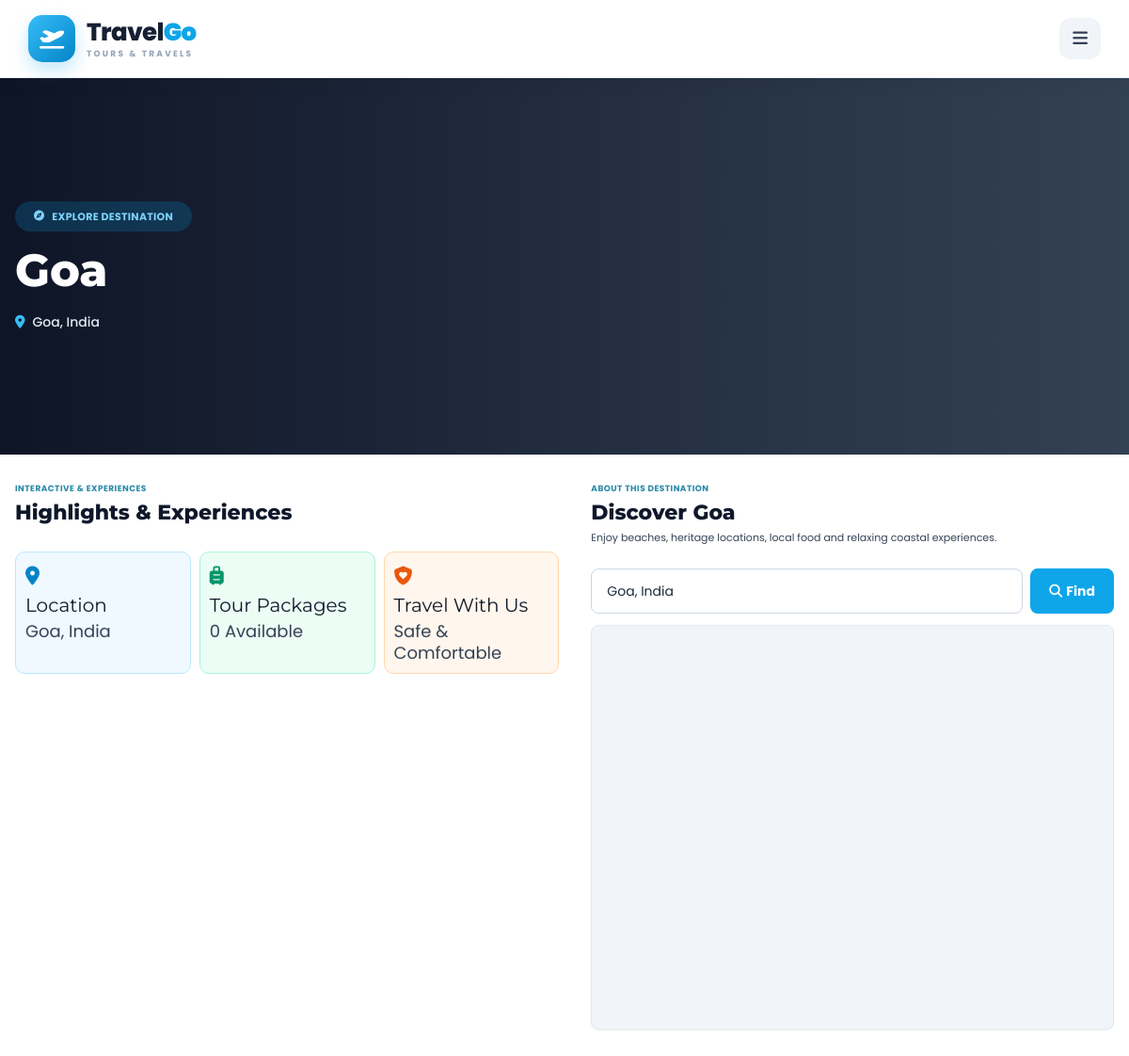
The page /destination-details.php?id=2 (signed in) on the database its author committed.
### tables this page shows
CREATE TABLE `destinations` (
  `id` INT UNSIGNED NOT NULL AUTO_INCREMENT,
  `name` VARCHAR(150) NOT NULL,
  `slug` VARCHAR(180) NOT NULL,
  `location` VARCHAR(150) DEFAULT NULL,
  `description` TEXT DEFAULT NULL,
  `image` VARCHAR(255) DEFAULT NULL,
  `gallery_images` LONGTEXT DEFAULT NULL,
  `created_at` TIMESTAMP NOT NULL DEFAULT CURRENT_TIMESTAMP,
  PRIMARY KEY (`id`),
  UNIQUE KEY `uk_destinations_slug` (`slug`),
  KEY `idx_destinations_name` (`name`)
);

### destination-details.php (the view, shortened to what this page needs)
<?php
require_once "config/database.php";
$id = isset($_GET['id']) ? (int) $_GET['id'] : 0;
$stmt = $pdo->prepare("SELECT * FROM destinations WHERE id = ? LIMIT 1");
$stmt->execute([$id]);
$destination = $stmt->fetch(PDO::FETCH_ASSOC);
$packageStmt = $pdo->prepare("SELECT * FROM packages WHERE destination_id = ? AND status = 'active' ORDER BY id DESC");
$packageStmt->execute([$id]);
$packages = $packageStmt->fetchAll(PDO::FETCH_ASSOC);
require_once "includes/header.php";
require_once "includes/navbar.php";
$name = trim($destination['name'] ?? 'Destination');
$location = trim($destination['location'] ?? 'India');
$description = trim($destination['description'] ?? '');
?>
<main class="min-h-screen bg-white text-slate-900">
<section class="relative h-[400px] overflow-hidden bg-slate-950 max-[640px]:h-[360px]">
    <?php if (!empty($destination['image'])): ?>
        <img
            src="uploads/<?php echo htmlspecialchars($destination['image']); ?>"
            alt="<?php echo htmlspecialchars($name); ?>"
            class="absolute inset-0 h-full w-full object-cover"
        >
    <?php else: ?>
        <div class="absolute inset-0 bg-slate-700"></div>
    <?php endif; ?>
    <div class="absolute inset-0 bg-gradient-to-r from-slate-950/75 via-slate-950/35 to-transparent"></div>
    <div class="relative z-10 mx-auto flex h-[400px] w-[min(1220px,calc(100%-32px))] items-center max-[640px]:h-[360px] max-[640px]:w-[calc(100%-24px)]">
        <div class="max-w-[650px]">
            <div class="mb-4 inline-flex items-center gap-2 rounded-full bg-sky-500/20 px-5 py-2 text-[11px] font-bold uppercase tracking-wide text-sky-300 backdrop-blur-sm">
                <i class="fa-solid fa-compass"></i>
                Explore Destination
            </div>
            <h1 class="m-0 text-5xl font-extrabold leading-[1.05] text-white max-[640px]:text-4xl">
                <?php echo htmlspecialchars($name); ?>
            </h1>
            <div class="mt-5 flex items-center gap-2 text-sm font-medium text-slate-200">
                <i class="fa-solid fa-location-dot text-sky-400"></i>
                <?php echo htmlspecialchars($location); ?>
            </div>
        </div>
    </div>
</section>
    <section class="py-[30px] pb-7">
        <div class="w-[min(1220px,calc(100%-32px))] mx-auto max-[640px]:w-[calc(100%-24px)] grid grid-cols-[1.02fr_.98fr] gap-[34px] items-start max-[900px]:grid-cols-1">
            <div>
                <div class="text-[#2688a8] text-[9px] font-bold uppercase tracking-wider">Interactive &amp; Experiences</div>
                <h2 class="text-[22px] leading-tight font-extrabold my-1 text-slate-900">Highlights &amp; Experiences</h2>
                <div class="grid grid-cols-3 gap-[7px] mt-[9px] max-[640px]:grid-cols-1">
                </div>
<div class="grid grid-cols-3 gap-[9px] mt-3 max-[640px]:grid-cols-1">
    <div class="border border-sky-200 rounded-[10px] p-[10px] min-h-[72px] bg-sky-50">
        <div class="text-sky-600 text-[20px] mb-1">
            <i class="fa-solid fa-location-dot"></i>
        </div>
        <h3 class="text-slate-900 text-[20px] leading-tight">Location</h3>
        <p class="text-slate-700 text-[18px] leading-tight mt-1">
            <?php echo htmlspecialchars($location); ?>
        </p>
    </div>
    <div class="border border-emerald-200 rounded-[10px] p-[10px] min-h-[72px] bg-emerald-50">
        <div class="text-emerald-600 text-[20px] mb-1">
            <i class="fa-solid fa-suitcase-rolling"></i>
        </div>
        <h3 class="text-slate-900 text-[20px] leading-tight">Tour Packages</h3>
        <p class="text-slate-700 text-[18px] leading-tight mt-1">
            <?php echo count($packages); ?> Available
        </p>
    </div>
    <div class="border border-orange-200 rounded-[10px] p-[10px] min-h-[72px] bg-orange-50">
        <div class="text-orange-600 text-[20px] mb-1">
            <i class="fa-solid fa-shield-heart"></i>
        </div>
        <h3 class="text-slate-900 text-[20px] leading-tight">Travel With Us</h3>
        <p class="text-slate-700 text-[18px] leading-tight mt-1">
            Safe &amp; Comfortable
        </p>
    </div>
</div>
            </div>
            <div>
                <div class="text-[#2688a8] text-[9px] font-bold uppercase tracking-wider">About This Destination</div>
                <h2 class="text-[22px] leading-tight font-extrabold my-1 text-slate-900">Discover <?php echo htmlspecialchars($name); ?></h2>
                <p class="text-[11px] leading-[1.65] text-slate-700 m-0">
                    <?php echo $description ? nl2br(htmlspecialchars($description)) : 'Discover the beauty, culture and unforgettable experiences of this amazing destination with TravelGo.'; ?>
                </p>
                <div class="mt-6 w-full">
                    <div class="flex w-full gap-2">
                        <input id="destinationMapSearch" type="text" value="<?php echo htmlspecialchars($location); ?>"
                               class="min-w-0 flex-1 h-12 rounded-lg border border-slate-300 bg-white px-4 text-sm text-slate-800 outline-none transition focus:border-sky-500 focus:ring-2 focus:ring-sky-100"
                               placeholder="Search any place..." aria-label="Search any place">
                        <button type="button" id="destinationMapFind"
                                class="h-12 shrink-0 rounded-lg bg-sky-500 px-5 text-sm font-bold text-white shadow-sm transition hover:bg-sky-600">
                            <i class="fa-solid fa-magnifying-glass mr-1"></i>Find
                        </button>
                    </div>
                    <div class="mt-3 h-[430px] w-full overflow-hidden rounded-lg border border-slate-200 bg-slate-100 shadow-sm max-[900px]:h-[390px] max-[640px]:h-[330px]">
                        <iframe id="destinationGoogleMap" loading="lazy" title="Interactive map of <?php echo htmlspecialchars($name); ?>"
                                class="h-full w-full border-0"
                                src="https://www.google.com/maps?q=<?php echo rawurlencode($location); ?>&output=embed"
                                allowfullscreen></iframe>
                    </div>
                </div>
            </div>
        </div>
    </section>
</main>
<?php require_once "includes/footer.php"; ?>

### assets/css/style.css (style rules this page uses)
* { box-sizing: border-box; }
html { scroll-behavior: smooth; }
body { font-family: "Poppins", sans-serif; margin: 0; overflow-x: hidden; }
h1, h2, h3, h4, h5, h6 { font-family: "Montserrat", sans-serif; }
.tg-reveal { will-change: transform, opacity; }

### includes/navbar.php (style rules this page uses)
html, body { width: 100%; max-width: 100%; overflow-x: hidden !important; }

### rows shown on the page
destinations: name "Goa", location "Goa, India", description "Enjoy beaches, heritage locations, local food and relaxing coastal experiences."

### other values the page prints
count($packages) "0"
